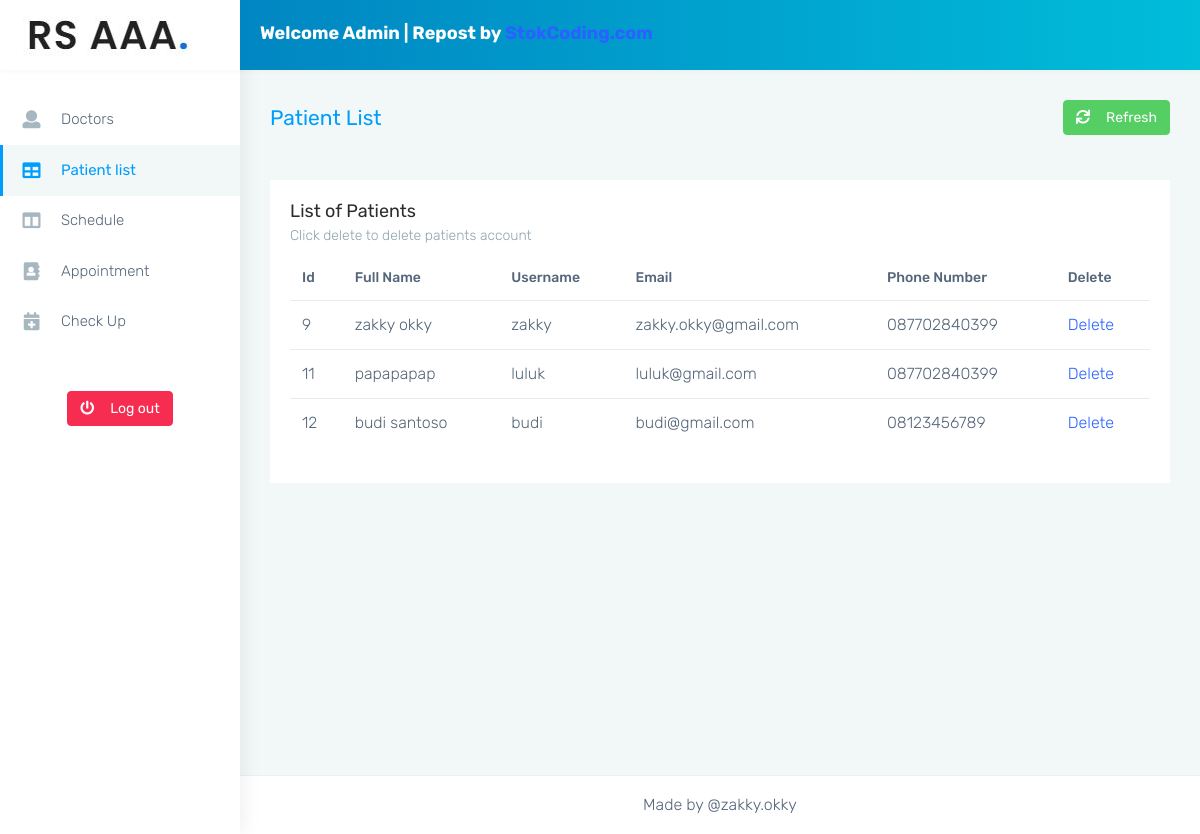
Page /rumahSakit/admin/monster-html/table-basic.php on the committed database.
### tables this page shows
CREATE TABLE `users` (
  `usersId` int(11) NOT NULL,
  `usersName` varchar(128) NOT NULL,
  `usersUsername` varchar(128) NOT NULL,
  `usersEmail` varchar(128) NOT NULL,
  `phoneNumber` varchar(15) NOT NULL,
  `usersPassword` varchar(128) NOT NULL
);

### rumahSakit/admin/monster-html/table-basic.php (the view, shortened to what this page needs)
<?php
include_once '../../includes/dbh.inc.php';
?>
<!DOCTYPE html>
<html dir="ltr" lang="en">
<head>
    <link href="css/style.min.css" rel="stylesheet">
</head>
<body>
    <div id="main-wrapper" data-layout="vertical" data-navbarbg="skin5" data-sidebartype="full" data-sidebar-position="absolute" data-header-position="absolute" data-boxed-layout="full">
        <header class="topbar" data-navbarbg="skin6">
            <nav class="navbar top-navbar navbar-expand-md navbar-dark">
                <div class="navbar-header" data-logobg="skin6">
                    <a class="navbar-brand" href="index.html">
                        <span class="logo-text">
                            <img src="../assets/images/logo-text.jpg" alt="homepage" class="dark-logo" />
                        </span>
                    </a>
                </div>
                <div class="navbar-collapse collapse" id="navbarSupportedContent" data-navbarbg="skin5">
                    <ul class="navbar-nav mr-auto mt-md-0 ">
                        <li class="nav-item hidden-sm-down">
                            <div style="color: white; margin-left: 20px; margin-top: 5px">
                                <h4>Welcome Admin | Repost by <a href='https://stokcoding.com/' title='StokCoding.com' target='_blank'>StokCoding.com</a></h4>
                            </div>
                        </li>
                    </ul>
                    <ul class="navbar-nav">
                        <li class="nav-item dropdown">
                            <a class="nav-link dropdown-toggle waves-effect waves-dark" aria-haspopup="true" aria-expanded="false">
                            </a>
                        </li>
                    </ul>
                </div>
            </nav>
        </header>
        <aside class="left-sidebar" data-sidebarbg="skin6">
            <div class="scroll-sidebar">
                <nav class="sidebar-nav">
                    <ul id="sidebarnav">
                        <li class="sidebar-item"> <a class="sidebar-link waves-effect waves-dark sidebar-link" href="doctors-page.php" aria-expanded="false">
                                <i class="mr-3 fa fa-user" aria-hidden="true"></i><span class="hide-menu">Doctors</span></a>
                        </li>
                        <li class="sidebar-item"> <a class="sidebar-link waves-effect waves-dark sidebar-link" href="table-basic.php" aria-expanded="false"><i class="mr-3 fa fa-table" aria-hidden="true"></i><span class="hide-menu">Patient list</span></a></li>
                        <li class="sidebar-item"> <a class="sidebar-link waves-effect waves-dark sidebar-link" href="pages-blank.php" aria-expanded="false"><i class="mr-3 fa fa-columns" aria-hidden="true"></i><span class="hide-menu">Schedule</span></a></li>
                        <li class="sidebar-item"> <a class="sidebar-link waves-effect waves-dark sidebar-link" href="appointment-page.php" aria-expanded="false"><i class="mr-3 fas fa-address-book" aria-hidden="true"></i><span class="hide-menu">Appointment</span></a></li>
                        <li class="sidebar-item"> <a class="sidebar-link waves-effect waves-dark sidebar-link" href="checkup-page.php" aria-expanded="false"><i class="mr-3 fas fa-calendar-plus" aria-hidden="true"></i><span class="hide-menu">Check Up</span></a></li>
                        <li class="text-center p-20 upgrade-btn">
                            <a href="../../index.php" class="btn btn-danger text-white mt-4" target="_blank"><i class="mr-3 fas fa-power-off" aria-hidden="true"></i>Log out
                            </a>
                        </li>
                    </ul>
                </nav>
            </div>
        </aside>
        <div class="page-wrapper">
            <div class="page-breadcrumb">
                <div class="row align-items-center">
                    <div class="col-md-6 col-8 align-self-center">
                        <h3 class="page-title mb-0 p-0">Patient List</h3>
                    </div>
                    <div class="col-md-6 col-4 align-self-center">
                        <div class="text-right upgrade-btn">
                            <a onClick="window.location.reload();" class="btn btn-success d-none d-md-inline-block text-white"><i class="mr-3 fas fa-sync"></i>Refresh
                            </a>
                        </div>
                    </div>
                </div>
            </div>
            <div class="container-fluid">
                <div class="row">
                    <div class="col-sm-12">
                        <div class="card">
                            <div class="card-body">
                                <h4 class="card-title">List of Patients</h4>
                                <h6 class="card-subtitle">Click delete to delete patients account</h6>
                                <div class="table-responsive">
                                    <table class="table user-table no-wrap">
                                        <thead>
                                            <tr>
                                                <th class="border-top-0">Id</th>
                                                <th class="border-top-0">Full Name</th>
                                                <th class="border-top-0">Username</th>
                                                <th class="border-top-0">Email</th>
                                                <th class="border-top-0">Phone Number</th>
                                                <th class="border-top-0">Delete</th>
                                            </tr>
                                        </thead>
                                        <tbody>
                                            <?php
                                            $sql = "SELECT * FROM users;";
                                            $result = mysqli_query($conn, $sql);
                                            $check = mysqli_num_rows($result);
                                            if ($check > 0) {
                                                while ($rows = mysqli_fetch_assoc($result)) {
                                                    echo "<tr>";
                                                    echo "<td>" . $rows['usersId'] . "</td>";
                                                    echo "<td>" . $rows['usersName'] . "</td>";
                                                    echo "<td>" . $rows['usersUsername'] . "</td>";
                                                    echo "<td>" . $rows['usersEmail'] . "</td>";
                                                    echo "<td>" . $rows['phoneNumber'] . "</td>";
                                                    echo "<td><a href='../../includes/delete-account.inc.php?id=$rows[usersId]'>Delete</a></td>";
                                                    echo "</tr>";
                                                }
                                            }
                                            ?>
                                        </tbody>
                                    </table>
                                </div>
                            </div>
                        </div>
                    </div>
                </div>
            </div>
            <footer class="footer text-center">
                Made by @zakky.okky</a>
            </footer>
        </div>
    </div>
</body>
</html>

### rows in the picture
users: usersId "9", usersName "zakky okky", usersUsername "zakky", usersEmail "zakky.okky@gmail.com", phoneNumber "087702840399"
users: usersId "11", usersName "papapapap", usersUsername "luluk", usersEmail "luluk@gmail.com", phoneNumber "087702840399"
users: usersId "12", usersName "budi santoso", usersUsername "budi", usersEmail "budi@gmail.com", phoneNumber "08123456789"
